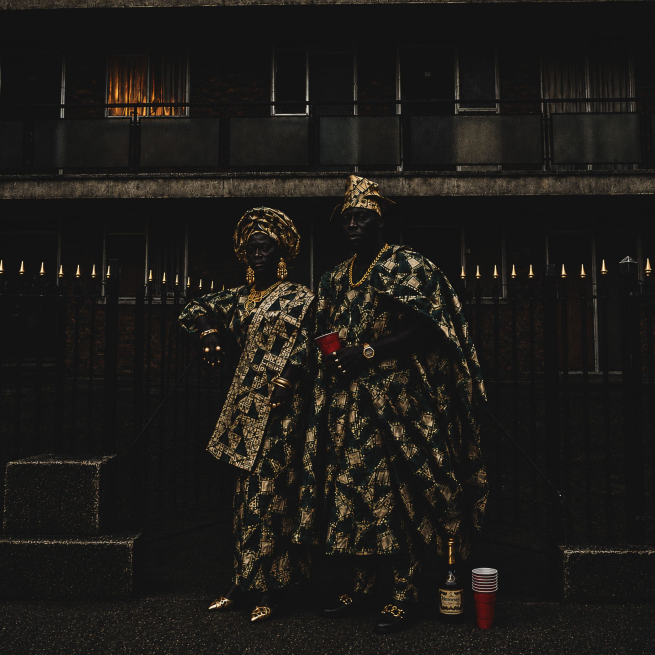
#> input picture image-square.jpg, 1965 x 1965 px (shown at 1/3 size)
$ python export-print-thumb.py ../image-square.jpg ../home-page.png
#> lines starting #> are read from the running program, lines starting #| are printed output that depends on the picture
#!/usr/bin/env python3
"""Export the home page wall thumbnail from a print's web JPEG.

    python3 scripts/export-print-thumb.py images/prints/web/<slug>.jpg images/prints/thumbs/<slug>.jpg

640px on the long edge, JPEG quality 78, progressive. The source is the
1400px web export (scripts/export-print-web.py), never the master: it is
already sRGB and small, so there is nothing to convert. Prints
"<width> <height> <bytes>" on success, like export-print-web.py.

The home page wall shows ~20 prints at once while they move; at the web
size that is ~7MB before the first frame, at this size ~1.3MB.
"""
import sys
from pathlib import Path

from PIL import Image

LONG_EDGE = 640
QUALITY = 78


def main():
    if len(sys.argv) != 3:
        raise SystemExit(__doc__)
    src, dst = Path(sys.argv[1]), Path(sys.argv[2])
    with Image.open(src) as im:
#> im is the input picture: PIL image 1965x1965 RGB; mean R, G, B 29.7, 27.6, 24.6
        im = im.convert('RGB')
        im.thumbnail((LONG_EDGE, LONG_EDGE), Image.LANCZOS)
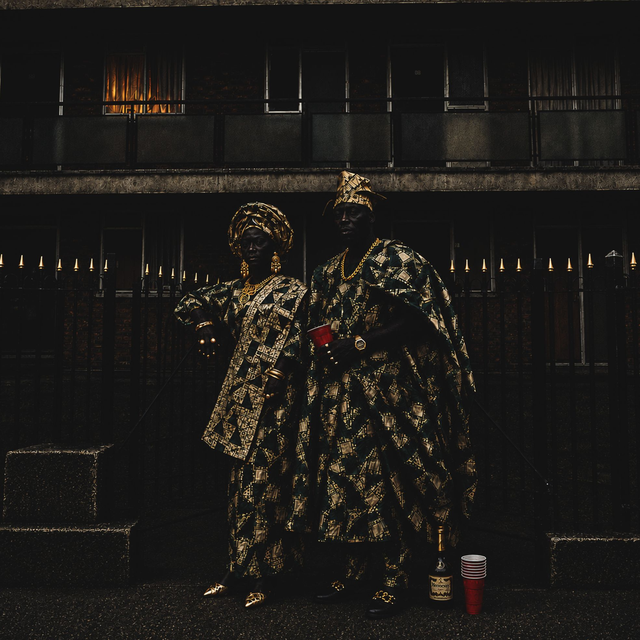
#> im: PIL image 640x640 RGB; mean R, G, B 29.7, 27.6, 24.6
        dst.parent.mkdir(parents=True, exist_ok=True)
        im.save(dst, 'JPEG', quality=QUALITY, optimize=True, progressive=True)
        print(im.width, im.height, dst.stat().st_size)
#| 640 640 55482


if __name__ == '__main__':
    main()
